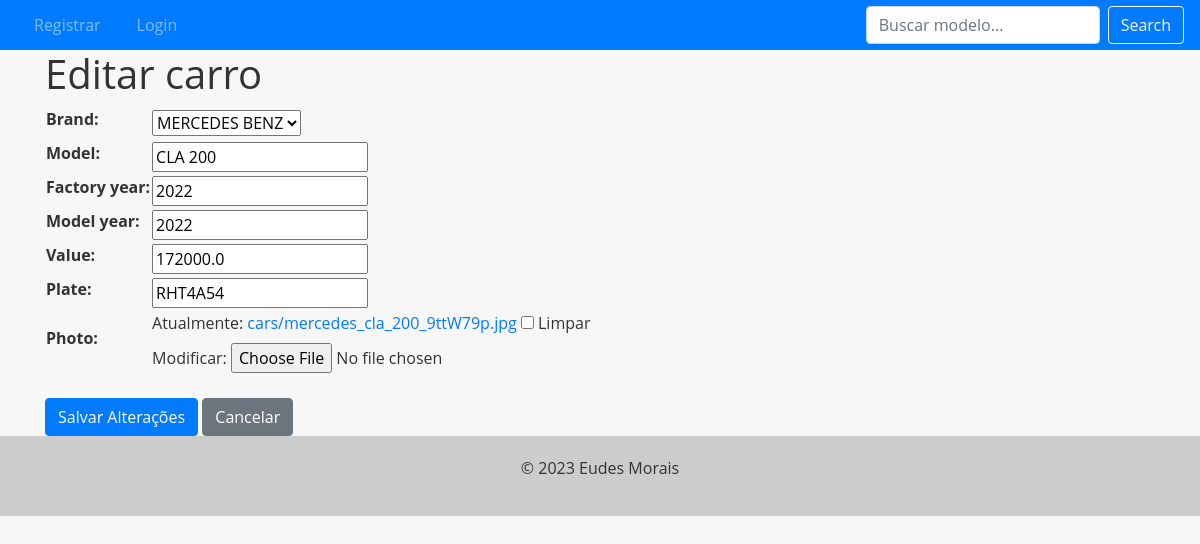
The page /car/22/update/ on the database its author committed.
### cars/models.py (models this page shows, shortened)
class Car(models.Model):
    id = models.AutoField(primary_key=True)
    brand_id = models.ForeignKey(Brand, on_delete=models.PROTECT, related_name='car_brand')
    model = models.CharField(max_length=200)
    factory_year = models.IntegerField(blank=True, null=True)
    model_year = models.IntegerField(blank=True, null=True)
    value = models.FloatField(blank=True, null=True)
    plate = models.CharField(max_length=10, blank=True, null=True)
    photo = models.ImageField(upload_to='cars/', blank=True, null=True)

### cars/views.py (the view, shortened to what this page needs)
# urls.py: path('car/<int:pk>/update/', CarUpdateView.as_view(), name='car_update'),
class CarUpdateView(UpdateView):
    model = Car
    form_class = CarModelForm
    template_name = 'car_update.html'

### cars/forms.py (shortened to what this page needs)
class CarModelForm(forms.ModelForm):
    class Meta:
        model = Car
        fields = '__all__'
        labels = {'brand_id': 'Brand'}

### cars/models.py (called while the page is built)
    def __str__(self):
        return self.name

### cars/templates/car_update.html (shortened to what this page needs)
{% extends "base.html" %}
{% block content %}
<form method="post" enctype="multipart/form-data">
  <div class="container">
    <h1>Editar carro</h1>
    <table>
      {{ form.as_table }}
    </table>
    <br>
    <div>
      <div class="buttons-container">
        <input class="btn btn-primary" type="submit" value="Salvar Alterações" />
        <a href="{% url 'car_detail' %}" class="btn btn-secondary">Cancelar</a>
      </div>
    </div>
  </div>
</form>
{% endblock %}

### static/css/base.css (style rules this page uses)
body { font-family: "Open Sans", sans-serif; background-color: #f7f7f7; color: #333; margin: 0; padding: 0; }

### rows shown on the page
Car: brand_id "MERCEDES BENZ", model "CLA 200", factory_year "2022", model_year "2022", value "172000.0", plate "RHT4A54"
